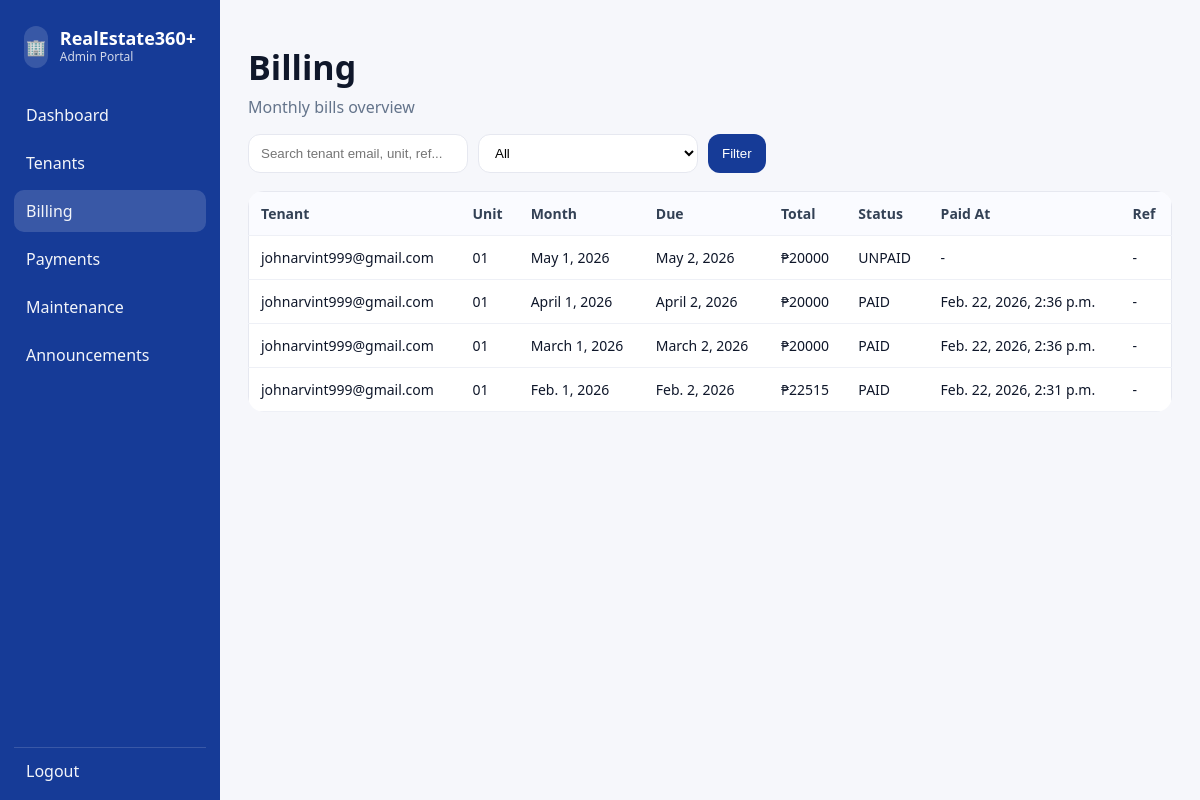
The app's page /admin-portal/billing/ (signed in) with its own data.
### billing/models.py (models this page shows, shortened)
class MonthlyBill(models.Model):
    STATUS_CHOICES = [
        ("UNPAID", "Unpaid"),
        ("PAID", "Paid"),
    ]
    lease = models.ForeignKey("rentals.Lease", on_delete=models.CASCADE, related_name="monthly_bills")
    billing_month = models.DateField()  # recommended: month-start date (e.g., 2026-02-01)
    due_date = models.DateField(null=True, blank=True)
    base_rent = models.DecimalField(max_digits=12, decimal_places=2, default=0)
    water_amount = models.DecimalField(max_digits=12, decimal_places=2, default=0)
    interest = models.DecimalField(max_digits=12, decimal_places=2, default=0)
    total_due = models.DecimalField(max_digits=12, decimal_places=2, default=0)
    status = models.CharField(max_length=10, choices=STATUS_CHOICES, default="UNPAID")
    paid_at = models.DateTimeField(null=True, blank=True)
    payment_reference = models.CharField(max_length=80, blank=True, default="")
    class Meta:
        unique_together = ("lease", "billing_month")
        ordering = ("-billing_month",)

### rentals/models.py (models this page shows, shortened)
class Lease(models.Model):
    tenant = models.ForeignKey(settings.AUTH_USER_MODEL, on_delete=models.CASCADE, limit_choices_to={"role": "TENANT"})
    unit = models.OneToOneField(Unit, on_delete=models.PROTECT)  # one active tenant per unit
    monthly_rent = models.DecimalField(max_digits=10, decimal_places=2)
    due_day = models.PositiveSmallIntegerField(default=5)  # e.g. due every 5th
    start_date = models.DateField()
    is_active = models.BooleanField(default=True)

class Unit(models.Model):
    number = models.CharField(max_length=10, unique=True)
    is_active = models.BooleanField(default=True)

### accounts/models.py (models this page shows)
class User(AbstractUser):
    class Role(models.TextChoices):
        ADMIN = "ADMIN", "Admin"
        TENANT = "TENANT", "Tenant"
    role = models.CharField(max_length=10, choices=Role.choices, default=Role.TENANT)
    email = models.EmailField(unique=True)
    username = models.CharField(max_length=150, unique=True)  # keep for Django admin
    REQUIRED_FIELDS = ["username"]
    USERNAME_FIELD = "email"

### accounts/admin_portal_views.py (the view)
# urls.py: path("billing/", admin_billing, name="admin_billing"),
@admin_required
def admin_billing(request):
    q = request.GET.get("q", "").strip()
    status = request.GET.get("status", "").strip()
    bills = MonthlyBill.objects.select_related("lease", "lease__unit", "lease__tenant")
    if status in ("PAID", "UNPAID"):
        bills = bills.filter(status=status)
    if q:
        bills = bills.filter(
            Q(lease__tenant__email__icontains=q) |
            Q(lease__unit__number__icontains=q) |
            Q(payment_reference__icontains=q)
        )
    bills = bills.order_by("-billing_month")[:500]
    return render(request, "admin_portal/billing.html", {"bills": bills, "q": q, "status": status})

### templates/admin_portal/billing.html (shortened to what this page needs)
{% extends "admin_portal/base.html" %}
{% block content %}
  <div class="page-header">
    <h1>Billing</h1>
    <p class="muted">Monthly bills overview</p>
  </div>
  <form class="toolbar" method="get">
    <input class="input" name="q" value="{{ q }}" placeholder="Search tenant email, unit, ref..." />
    <select class="input" name="status">
      <option value="">All</option>
    </select>
    <button class="btn" type="submit">Filter</button>
  </form>
  <div class="table-wrap">
    <table class="table">
      <thead>
        <tr>
          <th>Tenant</th>
          <th>Unit</th>
          <th>Month</th>
          <th>Due</th>
          <th>Total</th>
          <th>Status</th>
          <th>Paid At</th>
          <th>Ref</th>
        </tr>
      </thead>
      <tbody>
        {% for b in bills %}
          <tr>
            <td>{{ b.lease.tenant.email }}</td>
            <td>{{ b.lease.unit.number }}</td>
            <td>{{ b.billing_month }}</td>
            <td>{{ b.due_date }}</td>
            <td>₱{{ b.total_due|floatformat:0 }}</td>
            <td>{{ b.status }}</td>
            <td>{{ b.paid_at|default:"-" }}</td>
            <td>{{ b.payment_reference|default:"-" }}</td>
          </tr>
        {% empty %}
          <tr><td colspan="8" class="muted">No bills found.</td></tr>
        {% endfor %}
      </tbody>
    </table>
  </div>
{% endblock %}

### static/admin_portal/css/admin.css (style rules this page uses)
* { box-sizing: border-box; }
body { margin: 0; font-family: system-ui, Arial, sans-serif; background: #f6f7fb; color: #0f172a; }
.page-header h1 { margin: 0; font-size: 34px; }
.muted { color: #64748b; margin-top: 6px; }
.toolbar { display:flex; gap:10px; margin: 14px 0 18px; }
.input { background:#fff; border:1px solid #e6e8f0; border-radius:12px; padding:10px 12px; min-width: 220px; }
.btn { border:0; background:#163b97; color:#fff; border-radius:12px; padding:10px 14px; cursor:pointer; }
.table-wrap { overflow:auto; border-radius:16px; }
.table { width:100%; border-collapse: collapse; background:#fff; border:1px solid #e6e8f0; }
.table th, .table td { padding: 12px 12px; border-bottom: 1px solid #eef0f6; text-align:left; font-size: 14px; }
.table th { color:#334155; background:#fafbff; font-weight:700; }

### records on screen
MonthlyBill: lease.tenant.email "johnarvint999@gmail.com", lease.unit.number "01", billing_month "May 1, 2026", due_date "May 2, 2026", total_due "20000", status "UNPAID", paid_at "-", payment_reference "-"
MonthlyBill: lease.tenant.email "johnarvint999@gmail.com", lease.unit.number "01", billing_month "April 1, 2026", due_date "April 2, 2026", total_due "20000", status "PAID", paid_at "Feb. 22, 2026, 2:36 p.m.", payment_reference "-"
MonthlyBill: lease.tenant.email "johnarvint999@gmail.com", lease.unit.number "01", billing_month "March 1, 2026", due_date "March 2, 2026", total_due "20000", status "PAID", paid_at "Feb. 22, 2026, 2:36 p.m.", payment_reference "-"
MonthlyBill: lease.tenant.email "johnarvint999@gmail.com", lease.unit.number "01", billing_month "Feb. 1, 2026", due_date "Feb. 2, 2026", total_due "22515", status "PAID", paid_at "Feb. 22, 2026, 2:31 p.m.", payment_reference "-"
